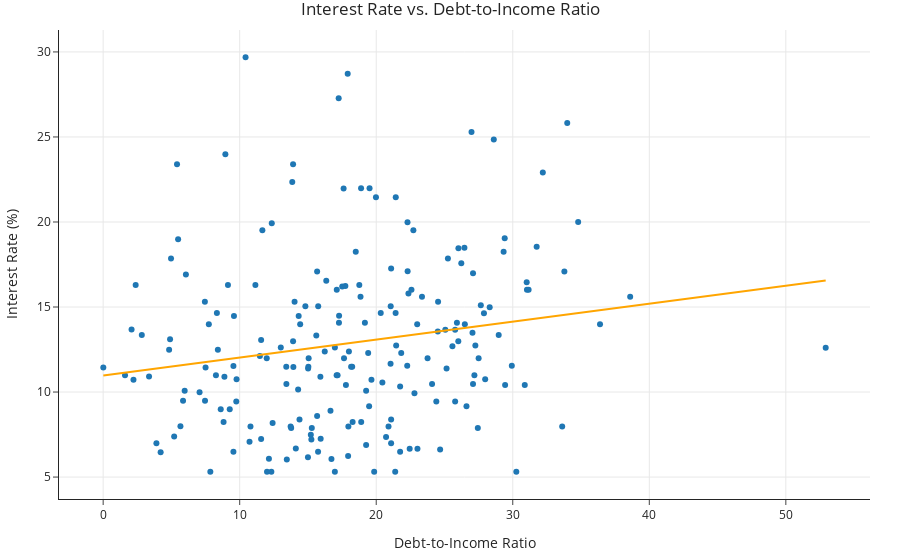

Notebook source saved alongside this figure:
### Code cell
sample_set = loans.sample(200, random_state=1)

fig = px.scatter(sample_set, x='dti', y='int_rate', trendline='ols',
                 labels={'dti': 'Debt-to-Income Ratio', 'int_rate': 'Interest Rate (%)'},
                 trendline_color_override='orange',
                 title='Interest Rate vs. Debt-to-Income Ratio')

fig.show()

### Figure 1 — Plotly figure (JSON) as saved in the notebook; plotly's stock layout.template omitted (floating-point values rounded to 4 significant figures; data arrays with more than 128 entries replaced by an {"elided": "..."} marker saying what was removed)
{"data": [{"hovertemplate": "Debt-to-Income Ratio=%{x}<br>Interest Rate (%)=%{y}<extra></extra>", "legendgroup": "", "marker": {"color": "#1F77B4", "symbol": "circle"}, "mode": "markers", "name": "", "orientation": "v", "showlegend": false, "type": "scatter", "x": {"elided": "200 float values"}, "xaxis": "x", "y": {"elided": "200 float values"}, "yaxis": "y"}, {"hovertemplate": "<b>OLS trendline</b><br>int_rate = 0.105557 * dti + 10.9694<br>R<sup>2</sup>=0.031603<br><br>Debt-to-Income Ratio=%{x}<br>Interest Rate (%)=%{y} <b>(trend)</b><extra></extra>", "legendgroup": "", "line": {"color": "orange"}, "marker": {"color": "#1F77B4", "symbol": "circle"}, "mode": "lines", "name": "", "showlegend": false, "type": "scatter", "x": {"elided": "200 float values"}, "xaxis": "x", "y": {"elided": "200 float values"}, "yaxis": "y"}], "layout": {"autosize": true, "legend": {"tracegroupgap": 0}, "title": {"text": "Interest Rate vs. Debt-to-Income Ratio"}, "xaxis": {"anchor": "y", "autorange": true, "domain": [0, 1], "range": [-3.173, 56.1], "title": {"text": "Debt-to-Income Ratio"}, "type": "linear"}, "yaxis": {"anchor": "x", "autorange": true, "domain": [0, 1], "range": [3.524, 31.48], "title": {"text": "Interest Rate (%)"}, "type": "linear"}}}
